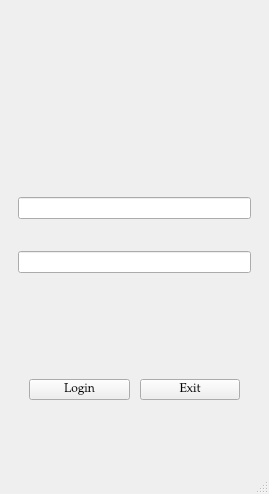
<?xml version="1.0" encoding="UTF-8"?>
<ui version="4.0">
 <class>Login</class>
 <widget class="QMainWindow" name="Login">
  <property name="geometry">
   <rect>
    <x>0</x>
    <y>0</y>
    <width>269</width>
    <height>494</height>
   </rect>
  </property>
  <property name="windowTitle">
   <string>Login</string>
  </property>
  <widget class="QWidget" name="centralwidget">
   <layout class="QVBoxLayout" name="verticalLayout">
    <item>
     <widget class="QWidget" name="widget" native="true">
      <property name="styleSheet">
       <string notr="true">border-image: url(:/images/images/depo.jpg);</string>
      </property>
     </widget>
    </item>
    <item>
     <widget class="QWidget" name="widget_3" native="true">
      <layout class="QVBoxLayout" name="verticalLayout_2">
       <item>
        <widget class="QLineEdit" name="lineEditUser"/>
       </item>
       <item>
        <widget class="QLineEdit" name="lineEditPass">
         <property name="echoMode">
          <enum>QLineEdit::Password</enum>
         </property>
        </widget>
       </item>
      </layout>
     </widget>
    </item>
    <item>
     <widget class="QWidget" name="widget_4" native="true">
      <layout class="QHBoxLayout" name="horizontalLayout_2">
       <property name="spacing">
        <number>10</number>
       </property>
       <property name="leftMargin">
        <number>20</number>
       </property>
       <property name="topMargin">
        <number>0</number>
       </property>
       <property name="rightMargin">
        <number>20</number>
       </property>
       <property name="bottomMargin">
        <number>0</number>
       </property>
       <item>
        <widget class="QPushButton" name="pushButton">
         <property name="font">
          <font>
           <family>Palatino Linotype</family>
          </font>
         </property>
         <property name="text">
          <string>Login</string>
         </property>
        </widget>
       </item>
       <item>
        <widget class="QPushButton" name="pushButton_2">
         <property name="font">
          <font>
           <family>Palatino Linotype</family>
          </font>
         </property>
         <property name="text">
          <string>Exit</string>
         </property>
        </widget>
       </item>
      </layout>
     </widget>
    </item>
   </layout>
  </widget>
  <widget class="QMenuBar" name="menubar">
   <property name="geometry">
    <rect>
     <x>0</x>
     <y>0</y>
     <width>269</width>
     <height>25</height>
    </rect>
   </property>
  </widget>
  <widget class="QStatusBar" name="statusbar"/>
 </widget>
 <resources/>
 <connections/>
</ui>
